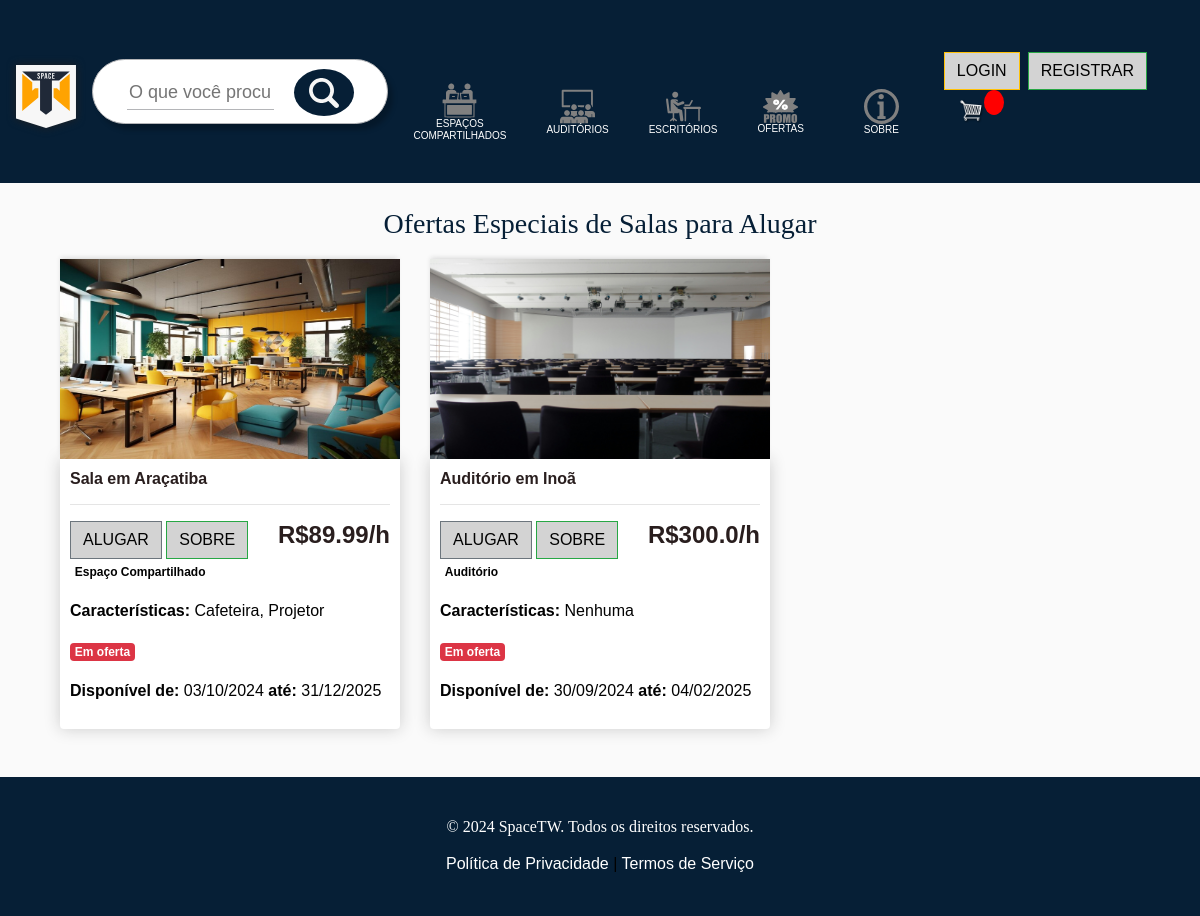
The page / on the database its author committed.
### store/models.py (models this page shows, shortened)
class Product(models.Model):
    name = models.CharField(max_length=200)
    price = models.FloatField()
    digital = models.BooleanField(default=False, null=True, blank=True)
    image = models.ImageField(null=True, blank=True)
    link = models.CharField(max_length=200, null=True)
    on_sale = models.BooleanField(default=False)
    is_rented = models.BooleanField(default=False)
    SPACE_TYPES = [
        ('compartilhado', 'Espaço Compartilhado'),
        ('escritorio', 'Escritório'),
        ('auditorio', 'Auditório'),
    ]
    space_type = models.CharField(max_length=20, choices=SPACE_TYPES, default='escritorio')
    features = models.CharField(max_length=255, default='Nenhuma', blank=True)
    available_from = models.DateField(null=True, blank=True)
    available_to = models.DateField(null=True, blank=True)
    @property
    def imageURL(self):
        try:
            url = self.image.url
        except:
            url = ''
        return url

### store/views.py (the view)
# urls.py: path('', include('store.urls')),
def store(request):
    products = Product.objects.filter(
        on_sale=True,
        is_rented=False,
        available_from__lte=today,
        available_to__gte=today,
    )
    return render(request, "store/store.html", {"products": products})

### store/templates/store/store.html (shortened to what this page needs)
{% extends 'store/main.html' %}
{% load static %}
{% block content %}
<div class="container">
    <h1 class="text-center" style="font-family: 'Times New Roman', Times, serif;">Ofertas Especiais de Salas para Alugar</h1>
    <div class="row">
        {% for product in products %}
        {% if product.on_sale %}
        <div class="col-lg-4">
            <img class="thumbnail" src="{{product.imageURL}}">
            <div class="box-element product">
                <h6><strong>{{product.name}}</strong></h6>
                <hr>
                <button data-product="{{product.id}}" data-action="add" class="btn btn-outline-secondary add-btn update-cart">Alugar</button>
                <a class="btn btn-outline-success" href="{{product.link}}">Sobre</a>
                <h4 style="display: inline-block; float: right;"><strong>R${{product.price}}/h</strong></h4>
                <p><span class="badge">{{product.get_space_type_display}}</span></p>
                {% if product.features %}
                <p><strong>Características:</strong> {{product.features}}</p>
                {% endif %}
                <p><span class="badge badge-danger">Em oferta</span></p>
                {% if product.available_from and product.available_to %}
                <p><strong>Disponível de:</strong> {{ product.available_from|date:"d/m/Y" }} <strong>até:</strong> {{ product.available_to|date:"d/m/Y" }}</p>
                {% else %}
                <p><strong>Disponibilidade não definida.</strong></p>
                {% endif %}
            </div>
        </div>
        {% endif %}
        {% endfor %}
    </div>
</div>
{% endblock content %}

### static/css/main.css (style rules this page uses)
body { background-color: hsl(0, 0%, 98%); color: #d3d3d3; font-family: Arial, sans-serif; }
h1, h2, h3, h4, h5, h6 { color:hsl(0, 15%, 14%); }
p, ul { color: #020202; }
.box-element { box-shadow:hsl(0, 0%, 80%) 0 0 16px; background-color: #fff; border-radius: 4px; padding: 10px; }
.thumbnail { width: 100%; height: 200px; -webkit-box-shadow: -1px -3px 5px -2px rgba(214,214,214,1); -moz-box-shadow: -1px -3px 5px -2px rgba(214,214,214,1); box-shadow: -1px -3px 5px -2px rgba(214,214,214,1); }
.product { border-radius: 0 0 4px 4px; }
.col-lg-4, .col-lg-6, .col-lg-8, .col-lg-12 { margin-top: 10px; }
.btn { border-radius: 0; background-color: #d3d3d3; color: #020202; text-transform: uppercase; cursor: pointer; transition: background-color 0.3s ease; }
.container h1 { font-size: 28px; font-family: 'Times New Roman', Times, serif; color: #061f36 }

### rows shown on the page
Product: imageURL (picture), name "Sala em Araçatiba", price "89.99", space_type "Espaço Compartilhado", features "Cafeteira, Projetor", available_from "03/10/2024", available_to "31/12/2025"
Product: imageURL (picture), name "Auditório em Inoã", price "300.0", space_type "Auditório", features "Nenhuma", available_from "30/09/2024", available_to "04/02/2025"
